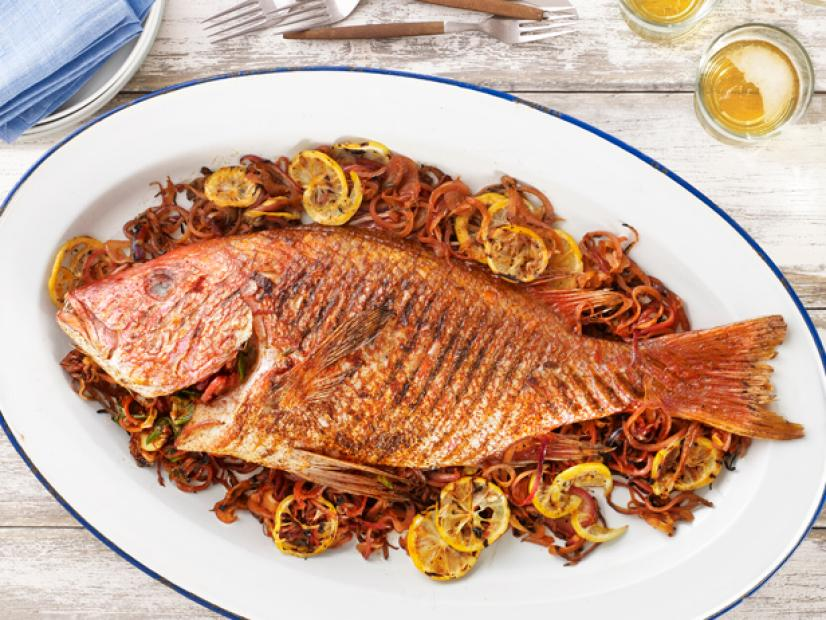
#> input picture Library Scripts/fish.jpeg, 826 x 620 px
$ python split_and_merge.py
#> lines starting #> are read from the running program, lines starting #| are printed output that depends on the picture
# this script is a tutorial on how to split and merge color channels
import cv2 as cv
import numpy as np

img = cv.imread('fish.jpeg')
#> img is the input picture: shape (620, 826, 3); mean B, G, R 146.5, 167.3, 201.7
img = cv.resize(img, (img.shape[1]//3, img.shape[0]//3))
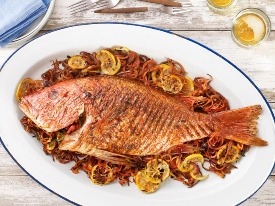
#> img: shape (206, 275, 3); mean B, G, R 146.4, 167.2, 201.6
cv.imshow("FISH", img)

blank = np.zeros(img.shape[:2], dtype='uint8')

# split() basically splits an image into three color matrices, blue green and red
b,g,r = cv.split(img)
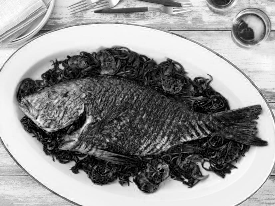
#> b: shape (206, 275); min 0, max 255, mean 146.4
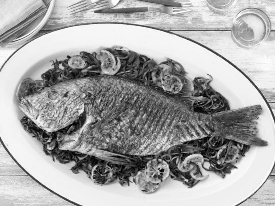
#> g: shape (206, 275); min 0, max 255, mean 167.2
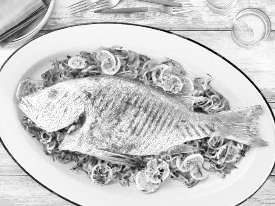
#> r: shape (206, 275); min 0, max 255, mean 201.6

blue = cv.merge([b,blank, blank])
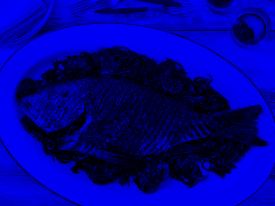
#> blue: shape (206, 275, 3); mean of channels 0, 1, 2 146.4, 0, 0; drawn as B, G, R
green = cv.merge([blank,g,blank])
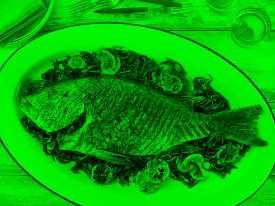
#> green: shape (206, 275, 3); mean of channels 0, 1, 2 0, 167.2, 0; drawn as B, G, R
red = cv.merge([blank, blank, r])
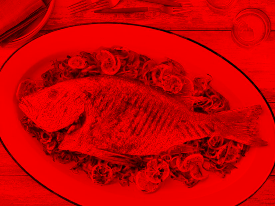
#> red: shape (206, 275, 3); mean of channels 0, 1, 2 0, 0, 201.6; drawn as B, G, R

cv.imshow('BLUE' , blue)
cv.imshow('GREEN', green)
cv.imshow('RED'  , red)

print(img.shape)
#| (206, 275, 3)
print(b.shape)
#| (206, 275)
print(g.shape)
#| (206, 275)
print(r.shape)
#| (206, 275)

merged = cv.merge((b,g,r))
cv.imshow("MERGED", merged)

cv.waitKey(0)
cv.destroyAllWindows()
exit(0)
#> (the program exits here)
